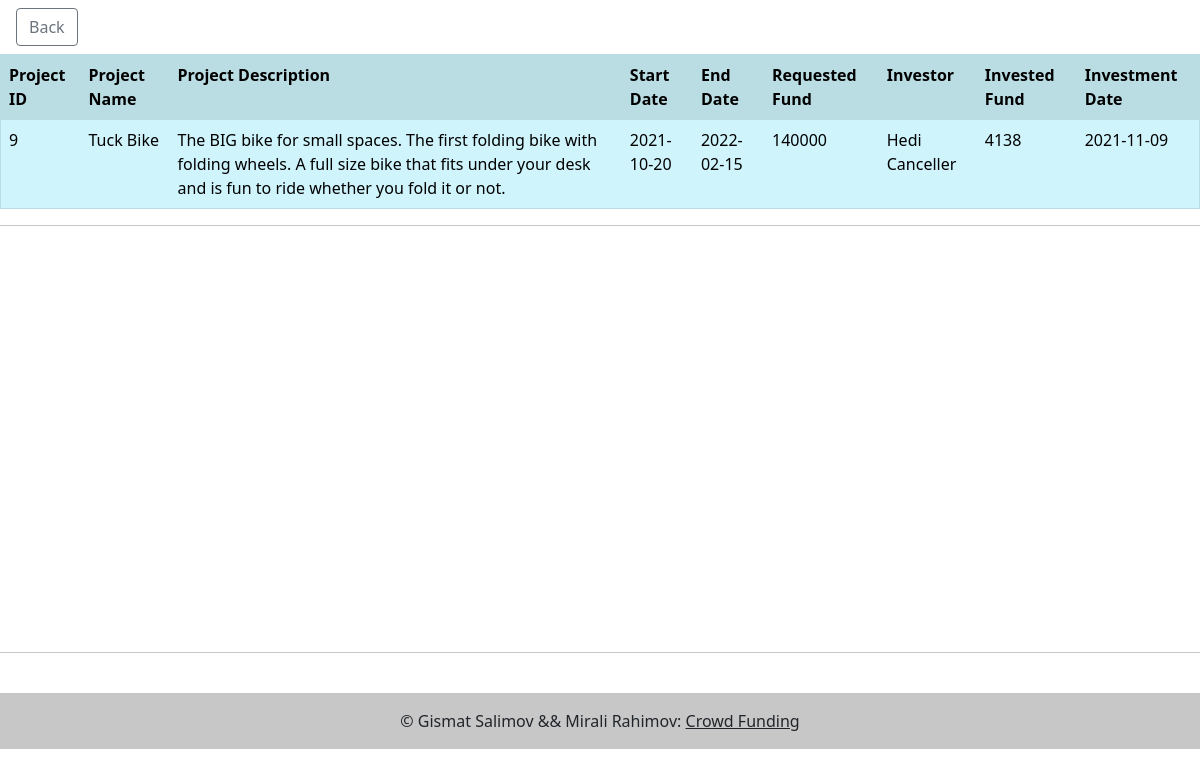
The page /details.php?project=9 (signed in) on the database its author committed.
### tables this page shows
CREATE TABLE IF NOT EXISTS `projects_investors` (
  `idUser` int(11) NOT NULL,
  `idProject` int(11) NOT NULL,
  `investmentFund` float NOT NULL,
  `investmentDate` date NOT NULL,
  UNIQUE KEY `idUser` (`idUser`,`idProject`)
);

CREATE TABLE IF NOT EXISTS `projects` (
  `idProject` int(11) NOT NULL AUTO_INCREMENT,
  `projectName` varchar(255) NOT NULL,
  `projectDescription` text NOT NULL,
  `projectStartDate` date NOT NULL,
  `projectEndDate` date NOT NULL,
  `requestedFund` float NOT NULL,
  `idUser` int(11) NOT NULL,
  PRIMARY KEY (`idProject`)
);

CREATE TABLE IF NOT EXISTS `users` (
  `idUser` int(11) NOT NULL AUTO_INCREMENT,
  `firstname` varchar(50) DEFAULT NULL,
  `lastname` varchar(50) DEFAULT NULL,
  `email` varchar(50) DEFAULT NULL,
  `password` varchar(50) DEFAULT NULL,
  PRIMARY KEY (`idUser`)
);

### details.php (the view, shortened to what this page needs)
<?php
	$servername = "localhost";
	$username = "root";
	$password = "";
	$dbname = "crowd";
	$link=mysqli_connect($servername,$username,$password,$dbname);
	mysqli_set_charset($link,"utf8");
	$logUser=$_SESSION["user"];
	$project=$_GET["project"];
?>
 <!DOCTYPE html>
 <html>
 <head>
 </head>
 <body>
	<input type="button" class="btn btn-outline-secondary mx-3 my-2" onclick="location.href='main.php';" value="Back" />
	<?php
		$query="SELECT firstname,lastname,projectName,requestedFund,investmentFund,projectDescription, projectStartDate,projectEndDate,investmentDate from projects_investors join projects using (idProject) join users on users.idUser=projects_investors.idUser where idProject=$project and projects_investors.idUser=$logUser";
		$detail=mysqli_fetch_array((mysqli_query($link,$query)));
	  ?>
	  <table border="black 5px" class="table table-info table-stripped table-hover">
	  	<tr class="table-active">
	  		<th>Project ID</th>
	  		<th>Project Name</th>
	  		<th>Project Description</th>
	  		<th>Start Date</th>
	  		<th>End Date</th>
	  		<th>Requested Fund</th>
	  		<th>Investor</th>
	  		<th>Invested Fund</th>
	  		<th>Investment Date</th>
	  	</tr>
	  		<tr>
	  			<?php
		  		echo "<td>$project</td>";
		  		echo "<td>".$detail["projectName"]."</td>";
		  		echo "<td>".$detail["projectDescription"]."</td>";
		  		echo "<td>".$detail["projectStartDate"]."</td>";
		  		echo "<td>".$detail["projectEndDate"]."</td>";
		  		echo "<td>".$detail["requestedFund"]."</td>";
		  		echo "<td>".$detail["firstname"]." ".$detail["lastname"]."</td>";
		  		echo "<td>".$detail["investmentFund"]."</td>";
	  			echo "<td>".$detail["investmentDate"]."</td>";
	  			 ?>
	  		</tr>
	  </table>
		<?php
			require_once("plot.php");
		 ?>
	<footer class="bg-light text-center text-lg-start">
	  <div class="text-center p-3" style="background-color: rgba(0, 0, 0, 0.2);">
	   © Gismat Salimov && Mirali Rahimov:
	    <a class="text-dark" href="main.php">Crowd Funding</a>
	  </div>
	</footer>
 </body>
 </html>

### rows shown on the page
projects_investors: idProject.projectName "Tuck Bike", idProject.projectDescription "The BIG bike for small spaces. The first folding bike with folding wheels. A full size bike that fits under your desk and is fun to ride whether you fold it or not.", idProject.projectStartDate "2021-10-20", idProject.projectEndDate "2022-02-15", idProject.requestedFund "140000", idUser.firstname "Hedi", idUser.lastname "Canceller", investmentFund "4138", investmentDate "2021-11-09"

### other values the page prints
$project "9"
